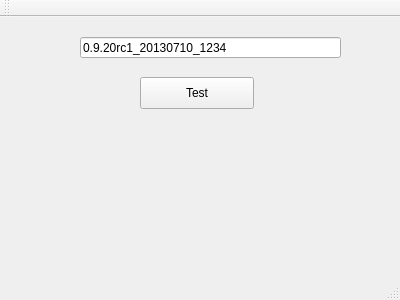
<?xml version="1.0" encoding="UTF-8"?>
<ui version="4.0">
 <class>MainWindow</class>
 <widget class="QMainWindow" name="MainWindow">
  <property name="geometry">
   <rect>
    <x>0</x>
    <y>0</y>
    <width>400</width>
    <height>300</height>
   </rect>
  </property>
  <property name="windowTitle">
   <string>MainWindow</string>
  </property>
  <widget class="QWidget" name="centralWidget">
   <widget class="QLineEdit" name="lineEdit_motorVer">
    <property name="geometry">
     <rect>
      <x>80</x>
      <y>20</y>
      <width>261</width>
      <height>21</height>
     </rect>
    </property>
    <property name="text">
     <string>0.9.20rc1_20130710_1234</string>
    </property>
   </widget>
   <widget class="QPushButton" name="pushButton">
    <property name="geometry">
     <rect>
      <x>140</x>
      <y>60</y>
      <width>114</width>
      <height>32</height>
     </rect>
    </property>
    <property name="text">
     <string>Test</string>
    </property>
   </widget>
  </widget>
  <widget class="QMenuBar" name="menuBar">
   <property name="geometry">
    <rect>
     <x>0</x>
     <y>0</y>
     <width>400</width>
     <height>22</height>
    </rect>
   </property>
  </widget>
  <widget class="QToolBar" name="mainToolBar">
   <attribute name="toolBarArea">
    <enum>TopToolBarArea</enum>
   </attribute>
   <attribute name="toolBarBreak">
    <bool>false</bool>
   </attribute>
  </widget>
  <widget class="QStatusBar" name="statusBar"/>
 </widget>
 <layoutdefault spacing="6" margin="11"/>
 <resources/>
 <connections/>
</ui>
